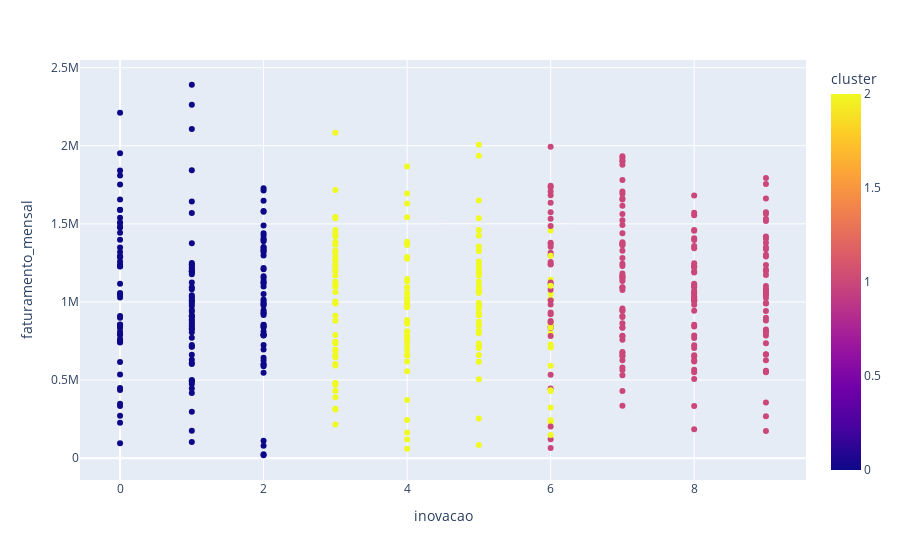

Notebook source saved alongside this figure:
### Code cell
# Cruzar Inovacao e Faruramento, apresentando os clusters
px.scatter(df_clientes, x='inovacao', y='faturamento_mensal', color='cluster')

### Figure 1 — Plotly figure (JSON) as saved in the notebook; plotly's stock layout.template omitted (floating-point values rounded to 4 significant figures; data arrays with more than 128 entries replaced by an {"elided": "..."} marker saying what was removed)
{"data": [{"hovertemplate": "inovacao=%{x}<br>faturamento_mensal=%{y}<br>cluster=%{marker.color}<extra></extra>", "legendgroup": "", "marker": {"color": {"elided": "500 int values"}, "coloraxis": "coloraxis", "symbol": "circle"}, "mode": "markers", "name": "", "orientation": "v", "showlegend": false, "type": "scatter", "x": {"elided": "500 int values"}, "xaxis": "x", "y": {"elided": "500 float values"}, "yaxis": "y"}], "layout": {"coloraxis": {"colorbar": {"title": {"text": "cluster"}}, "colorscale": [[0, "#0d0887"], [0.1111, "#46039f"], [0.2222, "#7201a8"], [0.3333, "#9c179e"], [0.4444, "#bd3786"], [0.5556, "#d8576b"], [0.6667, "#ed7953"], [0.7778, "#fb9f3a"], [0.8889, "#fdca26"], [1, "#f0f921"]]}, "legend": {"tracegroupgap": 0}, "margin": {"t": 60}, "xaxis": {"anchor": "y", "domain": [0, 1], "title": {"text": "inovacao"}}, "yaxis": {"anchor": "x", "domain": [0, 1], "title": {"text": "faturamento_mensal"}}}}
